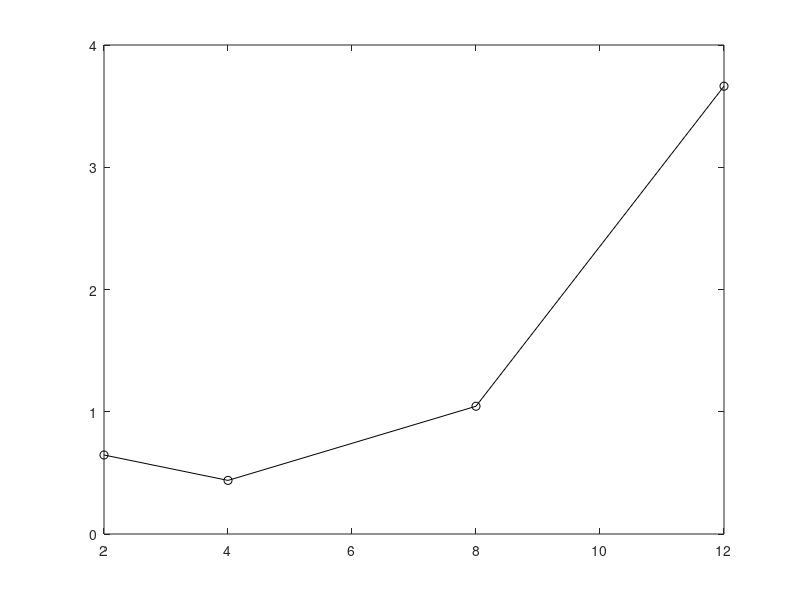
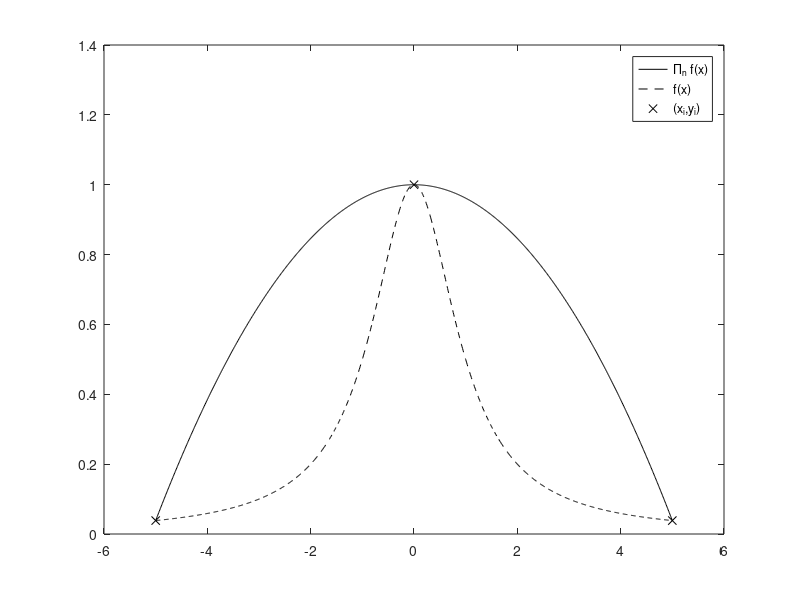
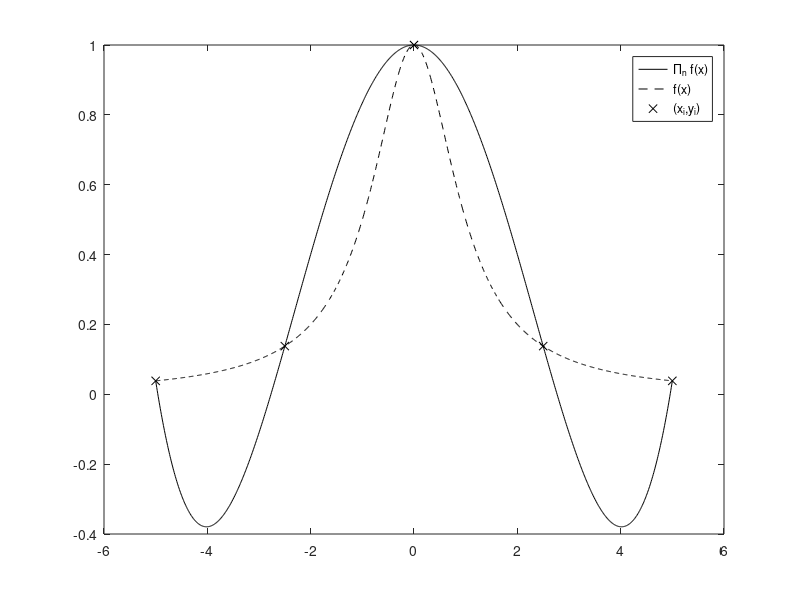
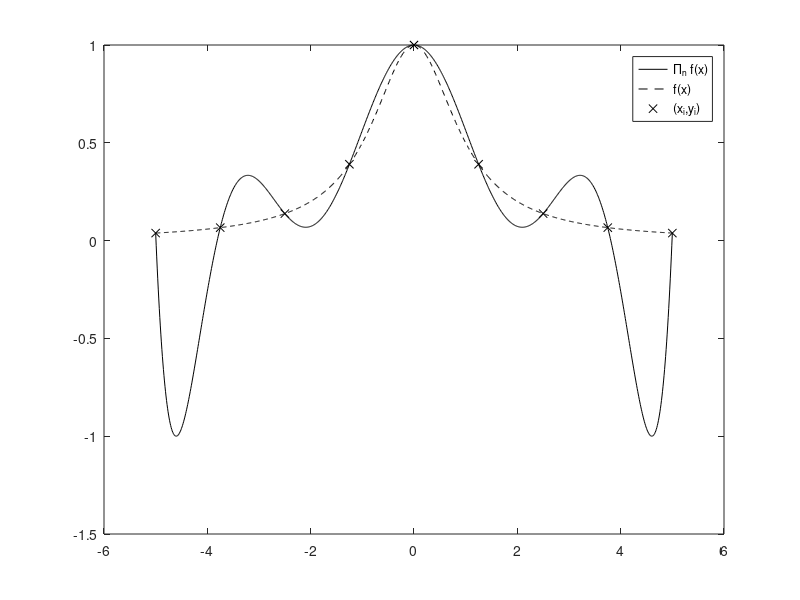

Reproduce these figures in MATLAB, in order.
f = @(x) 1 ./ ( 1 + x.^2 );   a = -5;   b = 5;
n_vect = [ 2 4 8 12 ];
x_values = linspace( a, b, 1001 );
f_values = f( x_values );
for n = n_vect
   x_nodes = linspace( a, b, n + 1 );
   y_nodes = f( x_nodes );
   P = polyfit( x_nodes, y_nodes, n );
   P_values = polyval( P, x_values );
   figure( n );
   plot( x_values, P_values, '-k', ...
           x_values, f_values, '--k', x_nodes, y_nodes, 'xk' );
   legend( '\Pi_n f(x)', 'f(x)', '(x_i,y_i)');        
end
%%
err = [ ];
for n = n_vect
   x_nodes = linspace( a, b, n + 1 );
   y_nodes = f( x_nodes );
   P = polyfit( x_nodes, y_nodes, n );
   P_values = polyval( P, x_values );
   err = [ err, max( abs( P_values - f_values ) ) ];    
end
err
%  err =
%      0.6462    0.4384    1.0452    3.6630
figure; plot( n_vect, err, '-ko' );
%%
for n = n_vect
   x_nodes_c = (a+b)/2 + (b-a)/2 * ( - cos( pi * [ 0 : n ] / n ) );
   y_nodes_c = f( x_nodes_c );
   P_c = polyfit( x_nodes_c, y_nodes_c, n );
   P_c_values = polyval( P_c, x_values );
   figure( n + 100);
   plot( x_values, P_c_values, '-k', ...
         x_values, f_values, '--k', x_nodes_c, y_nodes_c, 'xk' );
   legend( '$\prod_n f(x)$', '$f(x)$', '$(x_i,y_i)$' );        
end
%%
err_c = [ ];
for n = n_vect
   x_nodes_c = (a+b)/2 + (b-a)/2 * ( - cos( pi * [ 0 : n ] / n ) );
   y_nodes_c = f( x_nodes_c );
   P_c = polyfit( x_nodes_c, y_nodes_c, n );
   P_values_c = polyval( P_c, x_values );
   err_c = [ err_c, max( abs( P_values_c - f_values ) ) ];    
end
err_c
%  err_c =
%     6.4623e-01   4.5998e-01   2.0468e-01   8.4396e-02
plot( n_vect, err_c, '-ks'  );